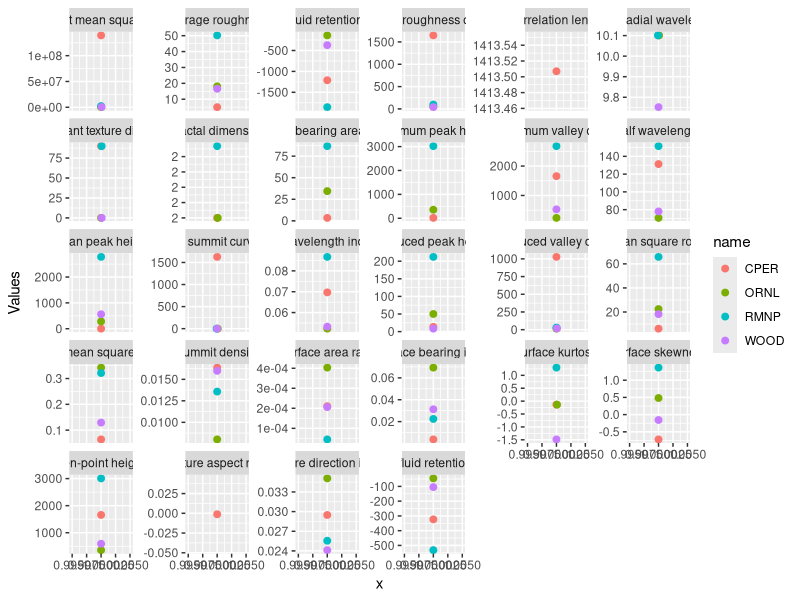

Write the R code that produced this figure.
## looking at metrics

library(readxl)
library(tidyr)
library(ggplot2)
library(ggbeeswarm)

in.file <- read_excel("./analysis/table_o_metrics.xlsx", sheet = 1)

simple.df <- in.file[c(5:32), c(1,2,9:12)]

simple.df$CPER <- as.numeric(simple.df$CPER)
simple.df$ORNL <- as.numeric(simple.df$ORNL)
simple.df$RMNP <- as.numeric(simple.df$RMNP)
simple.df$WOOD <- as.numeric(simple.df$WOOD)


df.piv <- pivot_longer(data = simple.df,
                       cols = c("CPER", "ORNL", "RMNP", "WOOD"), 
                       values_to = "Values")

ggplot(df.piv, aes(x = 1, y = Values, color = name)) +
  geom_beeswarm(size = 2) +
  facet_wrap(~`Full name`, scales = "free_y") + 
  xlim(0.995, 1.005)
